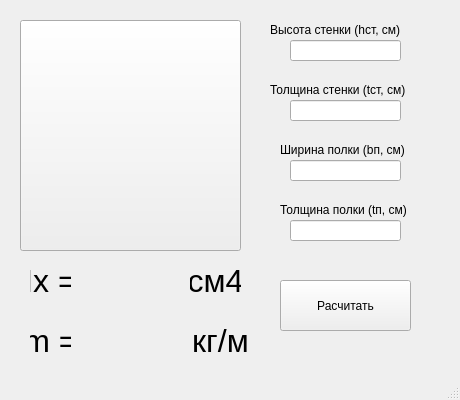
<?xml version="1.0" encoding="UTF-8"?>
<ui version="4.0">
 <class>section</class>
 <widget class="QMainWindow" name="section">
  <property name="geometry">
   <rect>
    <x>0</x>
    <y>0</y>
    <width>460</width>
    <height>400</height>
   </rect>
  </property>
  <property name="minimumSize">
   <size>
    <width>460</width>
    <height>400</height>
   </size>
  </property>
  <property name="windowTitle">
   <string>Подбор сварного двутавра</string>
  </property>
  <widget class="QWidget" name="centralwidget">
   <widget class="QPushButton" name="weld_beadimg">
    <property name="geometry">
     <rect>
      <x>20</x>
      <y>20</y>
      <width>221</width>
      <height>231</height>
     </rect>
    </property>
    <property name="text">
     <string/>
    </property>
   </widget>
   <widget class="QLabel" name="label">
    <property name="geometry">
     <rect>
      <x>270</x>
      <y>20</y>
      <width>153</width>
      <height>20</height>
     </rect>
    </property>
    <property name="text">
     <string>Высота стенки (hст, см)</string>
    </property>
   </widget>
   <widget class="QLineEdit" name="hst">
    <property name="geometry">
     <rect>
      <x>290</x>
      <y>40</y>
      <width>111</width>
      <height>21</height>
     </rect>
    </property>
    <property name="alignment">
     <set>Qt::AlignCenter</set>
    </property>
   </widget>
   <widget class="QLabel" name="label_2">
    <property name="geometry">
     <rect>
      <x>270</x>
      <y>80</y>
      <width>164</width>
      <height>20</height>
     </rect>
    </property>
    <property name="text">
     <string>Толщина стенки (tст, см)</string>
    </property>
   </widget>
   <widget class="QLabel" name="label_3">
    <property name="geometry">
     <rect>
      <x>280</x>
      <y>140</y>
      <width>164</width>
      <height>20</height>
     </rect>
    </property>
    <property name="text">
     <string>Ширина полки (bп, см)</string>
    </property>
   </widget>
   <widget class="QLineEdit" name="tst">
    <property name="geometry">
     <rect>
      <x>290</x>
      <y>100</y>
      <width>111</width>
      <height>21</height>
     </rect>
    </property>
    <property name="alignment">
     <set>Qt::AlignCenter</set>
    </property>
   </widget>
   <widget class="QLineEdit" name="bpol">
    <property name="geometry">
     <rect>
      <x>290</x>
      <y>160</y>
      <width>111</width>
      <height>21</height>
     </rect>
    </property>
    <property name="alignment">
     <set>Qt::AlignCenter</set>
    </property>
   </widget>
   <widget class="QLabel" name="label_4">
    <property name="geometry">
     <rect>
      <x>280</x>
      <y>200</y>
      <width>164</width>
      <height>20</height>
     </rect>
    </property>
    <property name="text">
     <string>Толщина полки (tп, см)</string>
    </property>
   </widget>
   <widget class="QLineEdit" name="tpol">
    <property name="geometry">
     <rect>
      <x>290</x>
      <y>220</y>
      <width>111</width>
      <height>21</height>
     </rect>
    </property>
    <property name="alignment">
     <set>Qt::AlignCenter</set>
    </property>
   </widget>
   <widget class="QLabel" name="label_5">
    <property name="geometry">
     <rect>
      <x>30</x>
      <y>260</y>
      <width>41</width>
      <height>41</height>
     </rect>
    </property>
    <property name="font">
     <font>
      <pointsize>24</pointsize>
     </font>
    </property>
    <property name="text">
     <string>Ix =</string>
    </property>
    <property name="alignment">
     <set>Qt::AlignCenter</set>
    </property>
   </widget>
   <widget class="QLabel" name="result">
    <property name="geometry">
     <rect>
      <x>90</x>
      <y>260</y>
      <width>91</width>
      <height>41</height>
     </rect>
    </property>
    <property name="font">
     <font>
      <pointsize>24</pointsize>
     </font>
    </property>
    <property name="text">
     <string/>
    </property>
    <property name="alignment">
     <set>Qt::AlignCenter</set>
    </property>
   </widget>
   <widget class="QLabel" name="label_6">
    <property name="geometry">
     <rect>
      <x>190</x>
      <y>260</y>
      <width>51</width>
      <height>41</height>
     </rect>
    </property>
    <property name="font">
     <font>
      <pointsize>24</pointsize>
     </font>
    </property>
    <property name="text">
     <string>см4</string>
    </property>
    <property name="alignment">
     <set>Qt::AlignCenter</set>
    </property>
   </widget>
   <widget class="QLabel" name="result_2">
    <property name="geometry">
     <rect>
      <x>90</x>
      <y>320</y>
      <width>91</width>
      <height>41</height>
     </rect>
    </property>
    <property name="font">
     <font>
      <pointsize>24</pointsize>
     </font>
    </property>
    <property name="text">
     <string/>
    </property>
    <property name="alignment">
     <set>Qt::AlignCenter</set>
    </property>
   </widget>
   <widget class="QLabel" name="label_7">
    <property name="geometry">
     <rect>
      <x>190</x>
      <y>320</y>
      <width>61</width>
      <height>41</height>
     </rect>
    </property>
    <property name="font">
     <font>
      <pointsize>24</pointsize>
     </font>
    </property>
    <property name="text">
     <string>кг/м</string>
    </property>
    <property name="alignment">
     <set>Qt::AlignCenter</set>
    </property>
   </widget>
   <widget class="QLabel" name="label_8">
    <property name="geometry">
     <rect>
      <x>30</x>
      <y>320</y>
      <width>41</width>
      <height>41</height>
     </rect>
    </property>
    <property name="font">
     <font>
      <pointsize>24</pointsize>
     </font>
    </property>
    <property name="text">
     <string>m =</string>
    </property>
    <property name="alignment">
     <set>Qt::AlignCenter</set>
    </property>
   </widget>
   <widget class="QPushButton" name="pushResult">
    <property name="geometry">
     <rect>
      <x>280</x>
      <y>280</y>
      <width>131</width>
      <height>51</height>
     </rect>
    </property>
    <property name="text">
     <string>Расчитать</string>
    </property>
   </widget>
  </widget>
  <widget class="QStatusBar" name="statusbar"/>
 </widget>
 <resources/>
 <connections/>
</ui>
